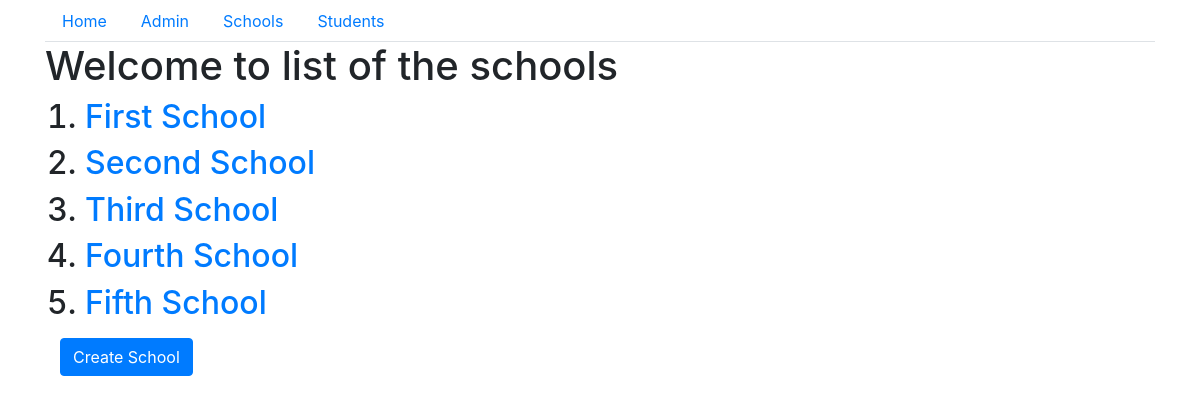
/basic_app/schoollist/, run on the app's committed database.
### basic_app/models.py (models this page shows, shortened)
class School(models.Model):
    name = models.CharField(max_length=256)
    principal = models.CharField(max_length=256)
    location = models.CharField(max_length=256)

### basic_app/views.py (the view)
# urls.py: path('schoollist/',views.SchoolListView.as_view(),name = 'list'),
class SchoolListView(ListView):
    context_object_name = 'schools' #if not mentioned default will be school_list
    model = models.School
    template_name = 'basic_app/school_list.html'

### basic_app/templates/basic_app/school_list.html
{% extends "basic_app/base.html" %}
{% block body_block %}
    <h1>Welcome to list of the schools</h1>
    <ol>
        {% for school in schools %}
            <h2><li><a href="{% url 'basic_app:detail' school.pk %}">{{school.name}}</a></li></h2>
        {% endfor %}
    </ol>
    <div class="container">
        <p> <a class="btn btn-primary" href="{% url 'basic_app:create' %}">Create School</a> </p>
    </div>
{% endblock %}

### data on the page
School: name "First School"
School: name "Second School"
School: name "Third School"
School: name "Fourth School"
School: name "Fifth School"
